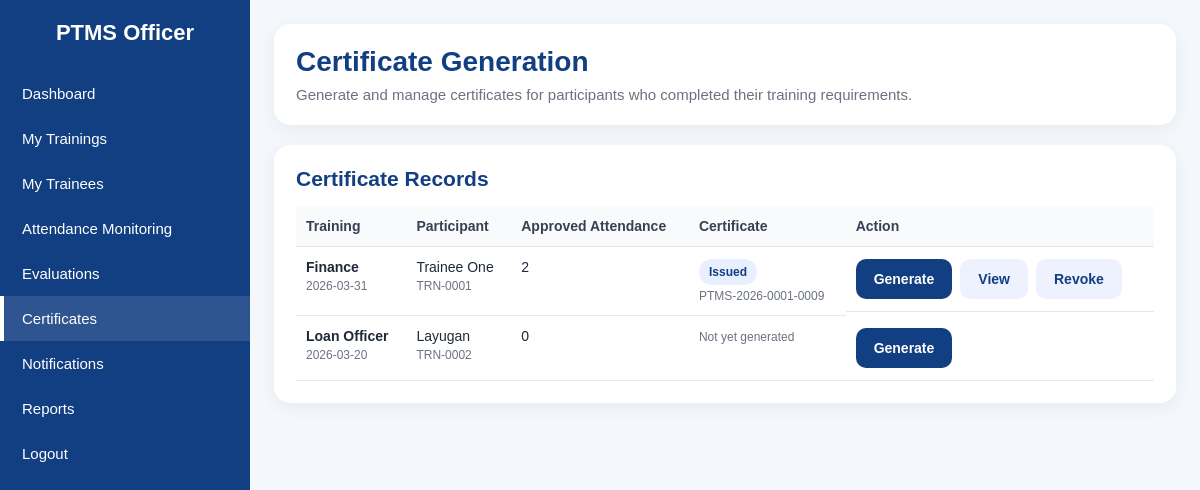
The app's page /modules/officer_certificates.php (signed in) with its own data.
### tables this page shows
CREATE TABLE `trainings` (
  `id` int(11) NOT NULL,
  `title` varchar(180) NOT NULL,
  `description` text DEFAULT NULL,
  `schedule_date` date NOT NULL,
  `start_time` time NOT NULL,
  `end_time` time NOT NULL,
  `venue` varchar(180) DEFAULT NULL,
  `trainer_user_id` int(11) DEFAULT NULL,
  `capacity` int(11) NOT NULL DEFAULT 20,
  `created_by` int(11) DEFAULT NULL,
  `created_at` timestamp NOT NULL DEFAULT current_timestamp()
);

CREATE TABLE `users` (
  `id` int(11) NOT NULL,
  `employee_no` varchar(30) NOT NULL,
  `full_name` varchar(120) NOT NULL,
  `username` varchar(60) NOT NULL,
  `email` varchar(120) DEFAULT NULL,
  `contact_no` varchar(20) DEFAULT NULL,
  `password_hash` varchar(255) NOT NULL,
  `role` enum('admin','training_officer','employee','trainee') NOT NULL,
  `department` varchar(120) NOT NULL,
  `position_title` varchar(120) NOT NULL,
  `is_active` tinyint(1) NOT NULL DEFAULT 1,
  `created_at` timestamp NOT NULL DEFAULT current_timestamp(),
  `must_change_password` tinyint(1) NOT NULL DEFAULT 0,
  `password_updated_at` datetime DEFAULT NULL,
  `last_password_change` datetime DEFAULT NULL,
  `employee_dashboard_enabled` tinyint(1) NOT NULL DEFAULT 0
);

### modules/officer_certificates.php (the view, shortened to what this page needs)
<?php
require_once __DIR__ . '/../config/db.php';
$userId = (int)($_SESSION['user_id'] ?? 0);
$records = $conn->query("\n    SELECT\n        t.id AS training_id,\n        t.title,\n        t.schedule_date,\n        u.id AS participant_id,\n        u.employee_no,\n        u.full_name,\n        (\n            SELECT COUNT(*)\n            FROM attendance_logs a\n            WHERE a.training_id = t.id AND a.user_id = u.id AND a.approval_status = 'Approved'\n              AND a.time_in IS NOT NULL AND a.time_in <> ''\n        ) AS approved_attendance,\n        c.certificate_no,\n        c.issued_at,\n        c.is_revoked\n    FROM trainings t\n    INNER JOIN training_participants tp ON tp.training_id = t.id\n    INNER JOIN users u ON u.id = tp.user_id\n    LEFT JOIN certificates c ON c.training_id = t.id AND c.user_id = u.id\n    WHERE t.trainer_user_id = {$userId}\n    ORDER BY t.schedule_date DESC, u.full_name ASC\n");
include __DIR__ . '/../includes/header.php';
include __DIR__ . '/../includes/sidebar_officer.php';
?>
<div class="topbar">
    <div class="page-title">
        <h1>Certificate Generation</h1>
        <p>Generate and manage certificates for participants who completed their training requirements.</p>
    </div>
</div>
<div class="table-card">
    <h2>Certificate Records</h2>
    <div class="table-wrap">
        <table>
            <thead>
                <tr>
                    <th>Training</th>
                    <th>Participant</th>
                    <th>Approved Attendance</th>
                    <th>Certificate</th>
                    <th>Action</th>
                </tr>
            </thead>
            <tbody>
            <?php if ($records && $records->num_rows > 0): ?>
                <?php while ($row = $records->fetch_assoc()): ?>
                    <tr>
                        <td>
                            <strong><?= e($row['title']); ?></strong>
                            <div class="small"><?= e($row['schedule_date']); ?></div>
                        </td>
                        <td>
                            <?= e($row['full_name']); ?>
                            <div class="small"><?= e($row['employee_no']); ?></div>
                        </td>
                        <td><?= (int)$row['approved_attendance']; ?></td>
                        <td>
                            <?php if (!empty($row['certificate_no']) && !(int)$row['is_revoked']): ?>
                                <span class="badge">Issued</span>
                                <div class="small"><?= e($row['certificate_no']); ?></div>
                            <?php elseif (!empty($row['certificate_no']) && (int)$row['is_revoked']): ?>
                                <span class="badge">Revoked</span>
                                <div class="small"><?= e($row['certificate_no']); ?></div>
                            <?php else: ?>
                                <span class="small">Not yet generated</span>
                            <?php endif; ?>
                        </td>
                        <td style="display:flex; gap:8px; flex-wrap:wrap;">
                            <form method="POST">
                                <button class="btn btn-blue" type="submit">Generate</button>
                            </form>
                            <?php if (!empty($row['certificate_no'])): ?>
                                <a class="btn btn-light" target="_blank" href="/PTMS_CAPS/modules/certificate_view.php?training_id=<?= (int)$row['training_id']; ?>&user_id=<?= (int)$row['participant_id']; ?>">View</a>
                                <form method="POST">
                                    <button class="btn btn-light" type="submit">Revoke</button>
                                </form>
                            <?php endif; ?>
                        </td>
                    </tr>
                <?php endwhile; ?>
            <?php else: ?>
                <tr><td colspan="5" class="empty">No certificate candidates available yet.</td></tr>
            <?php endif; ?>
            </tbody>
        </table>
    </div>
</div>
<?php include __DIR__ . '/../includes/footer.php'; ?>

### includes/header.php (style rules this page uses)
* { margin:0; padding:0; box-sizing:border-box; }
body { font-family: Arial, Helvetica, sans-serif; background:#f4f7fb; color:#1f2937; }
.topbar { background:#fff; padding:22px; border-radius:16px; box-shadow:0 4px 18px rgba(0,0,0,0.06); margin-bottom:20px; }
.page-title h1 { font-size:28px; color:#123e82; margin-bottom:8px; }
.page-title p { color:#6b7280; font-size:15px; }
.btn { display:inline-block; padding:12px 18px; border-radius:10px; text-decoration:none; font-weight:bold; font-size:14px; transition:0.3s; cursor:pointer; border:none; }
.btn-blue { background:#123e82; color:#fff; }
.btn-light { background:#eef2ff; color:#123e82; }
.stat-card, .table-card, .content-card { background:#fff; border-radius:16px; padding:22px; box-shadow:0 4px 18px rgba(0,0,0,0.06); }
.table-card h2, .content-card h2 { color:#123e82; font-size:21px; margin-bottom:15px; }
.table-wrap { overflow-x:auto; }
table { width:100%; border-collapse:collapse; }
table th, table td { padding:12px 10px; border-bottom:1px solid #e5e7eb; text-align:left; font-size:14px; vertical-align:top; }
table th { background:#f9fafb; color:#374151; }
.badge { display:inline-block; padding:6px 10px; border-radius:999px; font-size:12px; font-weight:bold; background:#e8f0ff; color:#123e82; }
.small { font-size:12px; color:#6b7280; margin-top:4px; }

### records on screen
trainings: title "Finance", schedule_date "2026-03-31", users.full_name "Trainee One", users.employee_no "TRN-0001", approved_attendance "2", certificate_no "PTMS-2026-0001-0009"
trainings: title "Loan Officer", schedule_date "2026-03-20", users.full_name "Layugan", users.employee_no "TRN-0002", approved_attendance "0", shows "Not yet generated"
